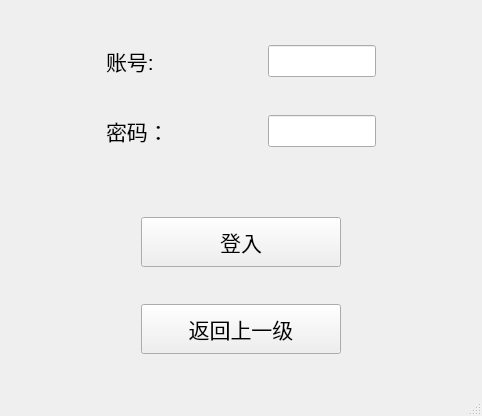
<?xml version="1.0" encoding="UTF-8"?>
<ui version="4.0">
 <class>AdminWindow</class>
 <widget class="QMainWindow" name="AdminWindow">
  <property name="geometry">
   <rect>
    <x>0</x>
    <y>0</y>
    <width>482</width>
    <height>416</height>
   </rect>
  </property>
  <property name="sizePolicy">
   <sizepolicy hsizetype="Preferred" vsizetype="Preferred">
    <horstretch>0</horstretch>
    <verstretch>0</verstretch>
   </sizepolicy>
  </property>
  <property name="windowTitle">
   <string>管理员设置</string>
  </property>
  <property name="styleSheet">
   <string notr="true"/>
  </property>
  <widget class="QWidget" name="centralwidget">
   <layout class="QFormLayout" name="formLayout">
    <item row="0" column="0">
     <spacer name="verticalSpacer">
      <property name="orientation">
       <enum>Qt::Vertical</enum>
      </property>
      <property name="sizeHint" stdset="0">
       <size>
        <width>20</width>
        <height>40</height>
       </size>
      </property>
     </spacer>
    </item>
    <item row="1" column="0" colspan="2">
     <layout class="QGridLayout" name="gridLayout" rowminimumheight="5,0,0,0,0">
      <property name="leftMargin">
       <number>0</number>
      </property>
      <property name="horizontalSpacing">
       <number>2</number>
      </property>
      <item row="3" column="2">
       <spacer name="horizontalSpacer_6">
        <property name="orientation">
         <enum>Qt::Horizontal</enum>
        </property>
        <property name="sizeHint" stdset="0">
         <size>
          <width>40</width>
          <height>20</height>
         </size>
        </property>
       </spacer>
      </item>
      <item row="1" column="2">
       <spacer name="horizontalSpacer_5">
        <property name="orientation">
         <enum>Qt::Horizontal</enum>
        </property>
        <property name="sizeHint" stdset="0">
         <size>
          <width>30</width>
          <height>20</height>
         </size>
        </property>
       </spacer>
      </item>
      <item row="1" column="0">
       <spacer name="horizontalSpacer">
        <property name="orientation">
         <enum>Qt::Horizontal</enum>
        </property>
        <property name="sizeHint" stdset="0">
         <size>
          <width>40</width>
          <height>20</height>
         </size>
        </property>
       </spacer>
      </item>
      <item row="1" column="1">
       <widget class="QLabel" name="label">
        <property name="font">
         <font>
          <pointsize>16</pointsize>
         </font>
        </property>
        <property name="text">
         <string>账号:</string>
        </property>
       </widget>
      </item>
      <item row="3" column="0">
       <spacer name="horizontalSpacer_2">
        <property name="orientation">
         <enum>Qt::Horizontal</enum>
        </property>
        <property name="sizeHint" stdset="0">
         <size>
          <width>40</width>
          <height>20</height>
         </size>
        </property>
       </spacer>
      </item>
      <item row="3" column="1">
       <widget class="QLabel" name="label_2">
        <property name="font">
         <font>
          <pointsize>16</pointsize>
         </font>
        </property>
        <property name="text">
         <string>密码：</string>
        </property>
       </widget>
      </item>
      <item row="2" column="1">
       <spacer name="verticalSpacer_5">
        <property name="orientation">
         <enum>Qt::Vertical</enum>
        </property>
        <property name="sizeHint" stdset="0">
         <size>
          <width>20</width>
          <height>40</height>
         </size>
        </property>
       </spacer>
      </item>
      <item row="3" column="4">
       <spacer name="horizontalSpacer_4">
        <property name="orientation">
         <enum>Qt::Horizontal</enum>
        </property>
        <property name="sizeHint" stdset="0">
         <size>
          <width>40</width>
          <height>20</height>
         </size>
        </property>
       </spacer>
      </item>
      <item row="1" column="4">
       <spacer name="horizontalSpacer_3">
        <property name="orientation">
         <enum>Qt::Horizontal</enum>
        </property>
        <property name="sizeHint" stdset="0">
         <size>
          <width>40</width>
          <height>20</height>
         </size>
        </property>
       </spacer>
      </item>
      <item row="3" column="3">
       <widget class="QLineEdit" name="lineEdit_2">
        <property name="sizePolicy">
         <sizepolicy hsizetype="Fixed" vsizetype="Fixed">
          <horstretch>0</horstretch>
          <verstretch>0</verstretch>
         </sizepolicy>
        </property>
        <property name="maximumSize">
         <size>
          <width>200</width>
          <height>33</height>
         </size>
        </property>
        <property name="echoMode">
         <enum>QLineEdit::Password</enum>
        </property>
       </widget>
      </item>
      <item row="4" column="0">
       <spacer name="verticalSpacer_2">
        <property name="orientation">
         <enum>Qt::Vertical</enum>
        </property>
        <property name="sizeHint" stdset="0">
         <size>
          <width>20</width>
          <height>40</height>
         </size>
        </property>
       </spacer>
      </item>
      <item row="1" column="3">
       <widget class="QLineEdit" name="lineEdit">
        <property name="enabled">
         <bool>true</bool>
        </property>
        <property name="sizePolicy">
         <sizepolicy hsizetype="MinimumExpanding" vsizetype="Fixed">
          <horstretch>0</horstretch>
          <verstretch>0</verstretch>
         </sizepolicy>
        </property>
        <property name="maximumSize">
         <size>
          <width>200</width>
          <height>33</height>
         </size>
        </property>
        <property name="focusPolicy">
         <enum>Qt::StrongFocus</enum>
        </property>
        <property name="acceptDrops">
         <bool>false</bool>
        </property>
        <property name="frame">
         <bool>true</bool>
        </property>
        <property name="echoMode">
         <enum>QLineEdit::Normal</enum>
        </property>
        <property name="dragEnabled">
         <bool>true</bool>
        </property>
       </widget>
      </item>
     </layout>
    </item>
    <item row="2" column="0">
     <spacer name="verticalSpacer_3">
      <property name="orientation">
       <enum>Qt::Vertical</enum>
      </property>
      <property name="sizeHint" stdset="0">
       <size>
        <width>20</width>
        <height>40</height>
       </size>
      </property>
     </spacer>
    </item>
    <item row="2" column="1">
     <spacer name="verticalSpacer_6">
      <property name="orientation">
       <enum>Qt::Vertical</enum>
      </property>
      <property name="sizeHint" stdset="0">
       <size>
        <width>20</width>
        <height>40</height>
       </size>
      </property>
     </spacer>
    </item>
    <item row="3" column="0">
     <spacer name="horizontalSpacer_7">
      <property name="orientation">
       <enum>Qt::Horizontal</enum>
      </property>
      <property name="sizeType">
       <enum>QSizePolicy::Fixed</enum>
      </property>
      <property name="sizeHint" stdset="0">
       <size>
        <width>126</width>
        <height>20</height>
       </size>
      </property>
     </spacer>
    </item>
    <item row="3" column="1">
     <widget class="QPushButton" name="LoginpushButton">
      <property name="minimumSize">
       <size>
        <width>200</width>
        <height>50</height>
       </size>
      </property>
      <property name="maximumSize">
       <size>
        <width>200</width>
        <height>129</height>
       </size>
      </property>
      <property name="font">
       <font>
        <pointsize>16</pointsize>
       </font>
      </property>
      <property name="text">
       <string>登入</string>
      </property>
     </widget>
    </item>
    <item row="4" column="1">
     <spacer name="verticalSpacer_7">
      <property name="orientation">
       <enum>Qt::Vertical</enum>
      </property>
      <property name="sizeHint" stdset="0">
       <size>
        <width>20</width>
        <height>40</height>
       </size>
      </property>
     </spacer>
    </item>
    <item row="5" column="1">
     <widget class="QPushButton" name="BackpushButton">
      <property name="minimumSize">
       <size>
        <width>200</width>
        <height>50</height>
       </size>
      </property>
      <property name="maximumSize">
       <size>
        <width>200</width>
        <height>129</height>
       </size>
      </property>
      <property name="font">
       <font>
        <family>黑体</family>
        <pointsize>16</pointsize>
       </font>
      </property>
      <property name="text">
       <string>返回上一级</string>
      </property>
     </widget>
    </item>
    <item row="6" column="1">
     <spacer name="verticalSpacer_4">
      <property name="orientation">
       <enum>Qt::Vertical</enum>
      </property>
      <property name="sizeHint" stdset="0">
       <size>
        <width>20</width>
        <height>40</height>
       </size>
      </property>
     </spacer>
    </item>
   </layout>
  </widget>
  <widget class="QStatusBar" name="statusbar"/>
 </widget>
 <resources/>
 <connections/>
</ui>
